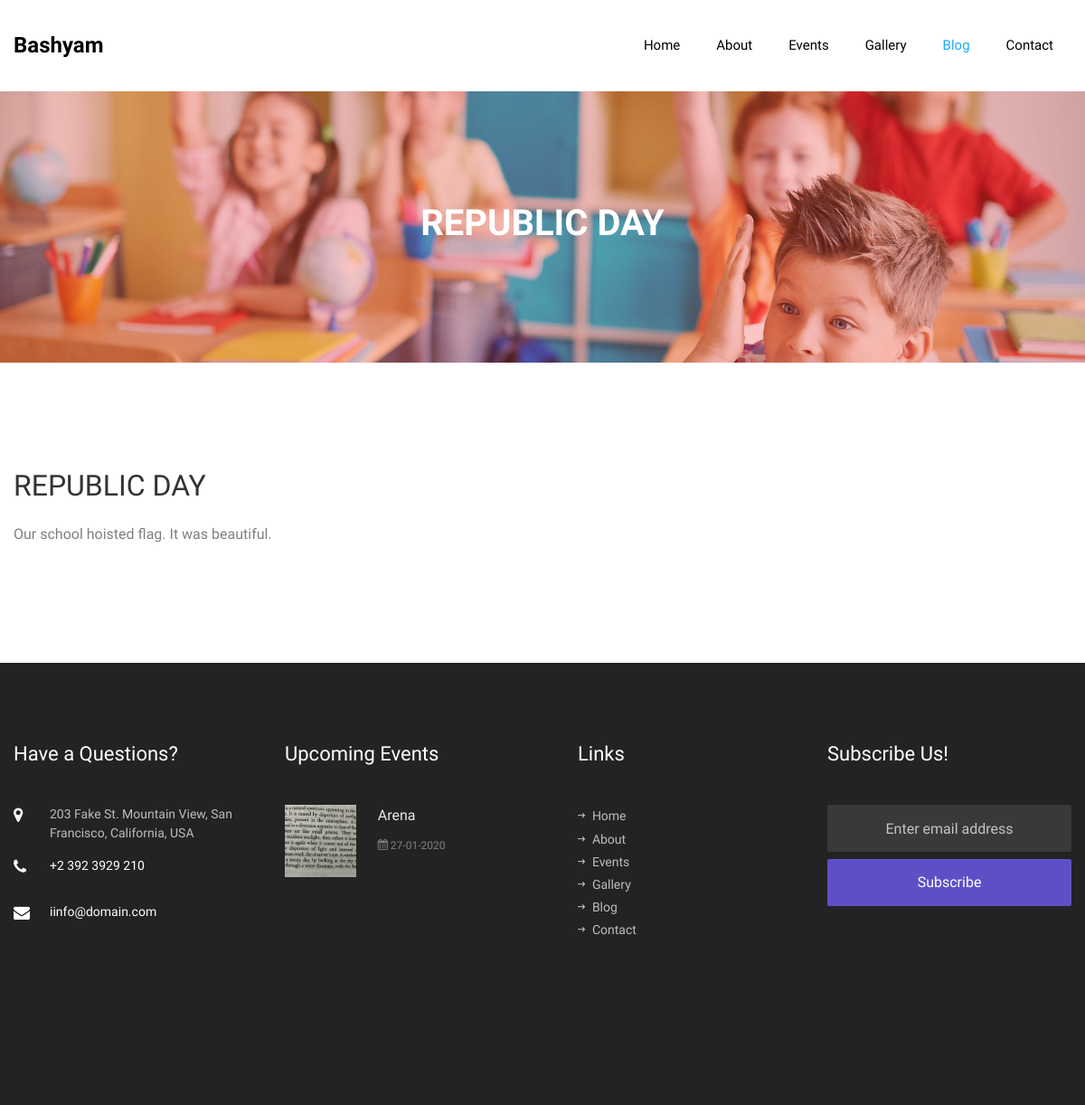
The app's page /blog/Republic Day with its own data.
### school/models.py (models this page shows)
class blogs(models.Model):
    details=models.TextField(max_length=100000)
    title=models.CharField(max_length=264)
    image=models.ImageField(upload_to=rename_blog)

class contact_us(models.Model):
    address=models.TextField(max_length=100000)
    mobile_number=models.CharField(max_length=264)
    email=models.CharField(max_length=264)

class events(models.Model):
    name=models.CharField(max_length=264)
    details=models.TextField()
    date=models.DateField()
    image=models.ImageField(upload_to=rename_event)

### school/views.py (the view)
# urls.py: path('blog/<title>',views.single_blog),
def single_blog(request,title):
    title=title.replace('_',' ')
    obj=events.objects.filter(date__gte=datetime.datetime.now()).order_by('date')
    eves=[]
    ct=0
    for i in obj:
        a=[]
        a.append(i.name)
        x=str(i.date)
        x=x.split('-')
        x=x[2]+'-'+x[1]+'-'+x[0]
        a.append(x)
        img="/media/"+str(i.image)
        a.append(img)
        x=i.name
        x=x.replace(' ','_')
        x="/events/"+x
        a.append(x)
        eves.append(a)
        ct+=1
        if ct==2:
            break
    obj=blogs.objects.get(title=title)
    data=[obj.title.upper(),obj.details]
    con=[]
    obj=contact_us.objects.all()
    ctt=0
    for i in obj:
        con.append(i.address)
        con.append(i.mobile_number)
        con.append(i.email)
        break
    return render(request,"single_blog.html",context={'data':data,'no_of_events':ct,'events':eves,'contact':con})

### Templates/single_blog.html (shortened to what this page needs)
{% load static %}
<!DOCTYPE html>
<html lang="en">
  <head>
    <link rel="stylesheet" href="{% static 'css/open-iconic-bootstrap.min.css' %}">
    <link rel="stylesheet" href="{% static 'css/animate.css' %}">
    <link rel="stylesheet" href="{% static 'css/owl.carousel.min.css' %}">
    <link rel="stylesheet" href="{% static 'css/owl.theme.default.min.css' %}">
    <link rel="stylesheet" href="{% static 'css/magnific-popup.css' %}">
    <link rel="stylesheet" href="{% static 'css/aos.css' %}">
    <link rel="stylesheet" href="{% static 'css/ionicons.min.css' %}">
    <link rel="stylesheet" href="{% static 'css/flaticon.css' %}">
    <link rel="stylesheet" href="{% static 'css/icomoon.css' %}">
    <link rel="stylesheet" href="{% static 'css/style.css' %}">
  </head>
  <body>
    <nav class="navbar navbar-expand-lg navbar-dark bg-dark ftco_navbar ftco-navbar-light" id="ftco-navbar">
	    <div class="container d-flex align-items-center">
	    	<a class="navbar-brand" href="">Bashyam</a>
	      <div class="collapse navbar-collapse" id="ftco-nav">
	        <ul class="navbar-nav ml-auto">
            <li class="nav-item"><a href="/" class="nav-link">Home</a></li>
	        	<li class="nav-item"><a href="/about" class="nav-link">About</a></li>
	        	<li class="nav-item"><a href="/events" class="nav-link">Events</a></li>
	        	<li class="nav-item"><a href="/gallery" class="nav-link">Gallery</a></li>
	        	<li class="nav-item active"><a href="/blog" class="nav-link">Blog</a></li>
	          <li class="nav-item"><a href="/contact" class="nav-link">Contact</a></li>
	        </ul>
	      </div>
	    </div>
	  </nav>
    <section class="hero-wrap hero-wrap-2" style="background-image: url({% static 'images/bg_2.jpg' %});">
      <div class="overlay"></div>
      <div class="container">
        <div class="row no-gutters slider-text align-items-center justify-content-center">
          <div class="col-md-9 ftco-animate text-center">
            <h1 class="mb-2 bread">{{data.0}}</h1>
          </div>
        </div>
      </div>
    </section>
		<section class="ftco-section">
			<div class="container">
				<div class="row">
          <div class="col-lg-8 ftco-animate">
            <h2 class="mb-3">{{data.0}}</h2>
            <p>{{data.1}}</p>
            </div></div></div>
		</section>
    <footer class="ftco-footer ftco-bg-dark ftco-section">
      <div class="container">
        <div class="row mb-5">
          <div class="col-md-6 col-lg-3">
            <div class="ftco-footer-widget mb-5">
            	<h2 class="ftco-heading-2">Have a Questions?</h2>
            	<div class="block-23 mb-3">
	              <ul>
	                <li><span class="icon icon-map-marker"></span><span class="text">{{contact.0}}</span></li>
	                <li><a href="#"><span class="icon icon-phone"></span><span class="text">{{contact.1}}</span></a></li>
	                <li><a href="#"><span class="icon icon-envelope"></span><span class="text">i{{contact.2}}</span></a></li>
	              </ul>
	            </div>
            </div>
          </div>
          <div class="col-md-6 col-lg-3">
            <div class="ftco-footer-widget mb-5">
              <h2 class="ftco-heading-2">Upcoming Events</h2>
              {% for i in events %}
              <div class="block-21 mb-5 d-flex">
                <a href="{{i.3}}" class="blog-img mr-4" style="background-image: url({{i.2}});"></a>
                <div class="text">
                  <h3 class="heading"><a href="{{i.3}}">{{i.0}}</a></h3>
                  <div class="meta">
                    <div><a href="{{i.3}}"><span class="icon-calendar"></span>&nbsp;{{i.1}}</a></div>
                  </div>
                </div>
              </div>
              {% endfor %}
            </div>
          </div>
          <div class="col-md-6 col-lg-3">
            <div class="ftco-footer-widget mb-5 ml-md-4">
              <h2 class="ftco-heading-2">Links</h2>
              <ul class="list-unstyled">
                <li><a href="/"><span class="ion-ios-arrow-round-forward mr-2"></span>Home</a></li>
                <li><a href="/about"><span class="ion-ios-arrow-round-forward mr-2"></span>About</a></li>
                <li><a href="/events"><span class="ion-ios-arrow-round-forward mr-2"></span>Events</a></li>
                <li><a href="/gallery"><span class="ion-ios-arrow-round-forward mr-2"></span>Gallery</a></li>
                <li><a href="/blog"><span class="ion-ios-arrow-round-forward mr-2"></span>Blog</a></li>
                <li><a href="/contact"><span class="ion-ios-arrow-round-forward mr-2"></span>Contact</a></li>
              </ul>
            </div>
          </div>
          <div class="col-md-6 col-lg-3">
            <div class="ftco-footer-widget mb-5">
            	<h2 class="ftco-heading-2">Subscribe Us!</h2>
              <form action="#" class="subscribe-form">
                <div class="form-group">
                  <input type="text" class="form-control mb-2 text-center" placeholder="Enter email address">
                  <input type="submit" value="Subscribe" class="form-control submit px-3">
                </div>
              </form>
            </div>
          </div>
        </div>
      </div>
    </footer>
  </body>
</html>

### static/css/icomoon.css (style rules this page uses)
[class^="icon-"], [class*=" icon-"] { font-family: 'icomoon' !important; speak: none; font-style: normal; font-weight: normal; font-variant: normal; text-transform: none; line-height: 1; -webkit-font-smoothing: antialiased; -moz-osx-font-smoothing: grayscale; }
.icon-map-marker:before { content: "\f041"; }
.icon-calendar:before { content: "\f073"; }
.icon-phone:before { content: "\f095"; }
.icon-envelope:before { content: "\f0e0"; }

### records on screen
blogs: title "REPUBLIC DAY", details "Our school hoisted flag. It was beautiful."
contact_us: address "203 Fake St. Mountain View, San Francisco, California, USA", mobile_number "+2 392 3929 210", email "info@domain.com"
events: name "Arena"

### other values on screen
{{ i.1 }} "27-01-2020"
